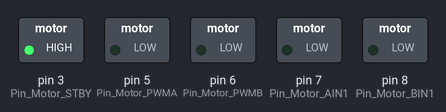
The sketch below on a simulated Arduino Uno, built with avr-gcc and run on an emulated ATmega328P. Shown: switched loads named in the sketch (green lamp = pin HIGH).

Above: at 1.0 s.
At 5.0 s:
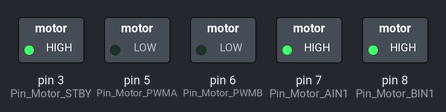
Timing chart, 0 to 18.2 s (numbered marks = the images above):
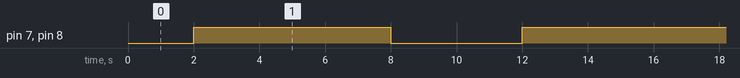

Measured:
- by itself, pin 7 (Pin_Motor_AIN1), pin 8 (Pin_Motor_BIN1): repeats every 14.0 s: LOW 4.0 s, HIGH 10.0 s

The sketch:

sketch_jan21a.ino
```cpp
#define Pin_Motor_PWMA 5
#define Pin_Motor_PWMB 6
#define Pin_Motor_AIN1 7
#define Pin_Motor_BIN1 8
#define Pin_Motor_STBY 3

void setup() {
  // put your setup code here, to run once:
pinMode(Pin_Motor_PWMA,OUTPUT);
pinMode(Pin_Motor_PWMB,OUTPUT);
pinMode(Pin_Motor_AIN1,OUTPUT);
pinMode(Pin_Motor_BIN1,OUTPUT);
pinMode(Pin_Motor_STBY,OUTPUT);


digitalWrite(Pin_Motor_STBY,HIGH);
}
  void loop() {
  // put your main code here, to run repeatedly:
 delay(2000);
analogWrite(Pin_Motor_PWMA,0);
analogWrite(Pin_Motor_PWMB,0);
digitalWrite(Pin_Motor_AIN1,HIGH);
digitalWrite(Pin_Motor_BIN1,HIGH);


delay(2000);
analogWrite(Pin_Motor_PWMA,0);
analogWrite(Pin_Motor_PWMB,0);


delay(2000);
analogWrite(Pin_Motor_PWMA,0);
analogWrite(Pin_Motor_PWMB,0);
digitalWrite(Pin_Motor_AIN1,HIGH);
digitalWrite(Pin_Motor_BIN1,HIGH);
delay(2000);


analogWrite(Pin_Motor_PWMA,0);
analogWrite(Pin_Motor_PWMB,0);
digitalWrite(Pin_Motor_AIN1,LOW);
digitalWrite(Pin_Motor_BIN1,LOW);


delay(2000);
analogWrite(Pin_Motor_PWMA,0);
analogWrite(Pin_Motor_PWMB,0);


delay(2000);
analogWrite(Pin_Motor_PWMA,0);
analogWrite(Pin_Motor_PWMB,0);
digitalWrite(Pin_Motor_AIN1,HIGH);
digitalWrite(Pin_Motor_BIN1,HIGH);
delay(2000);

}
```
